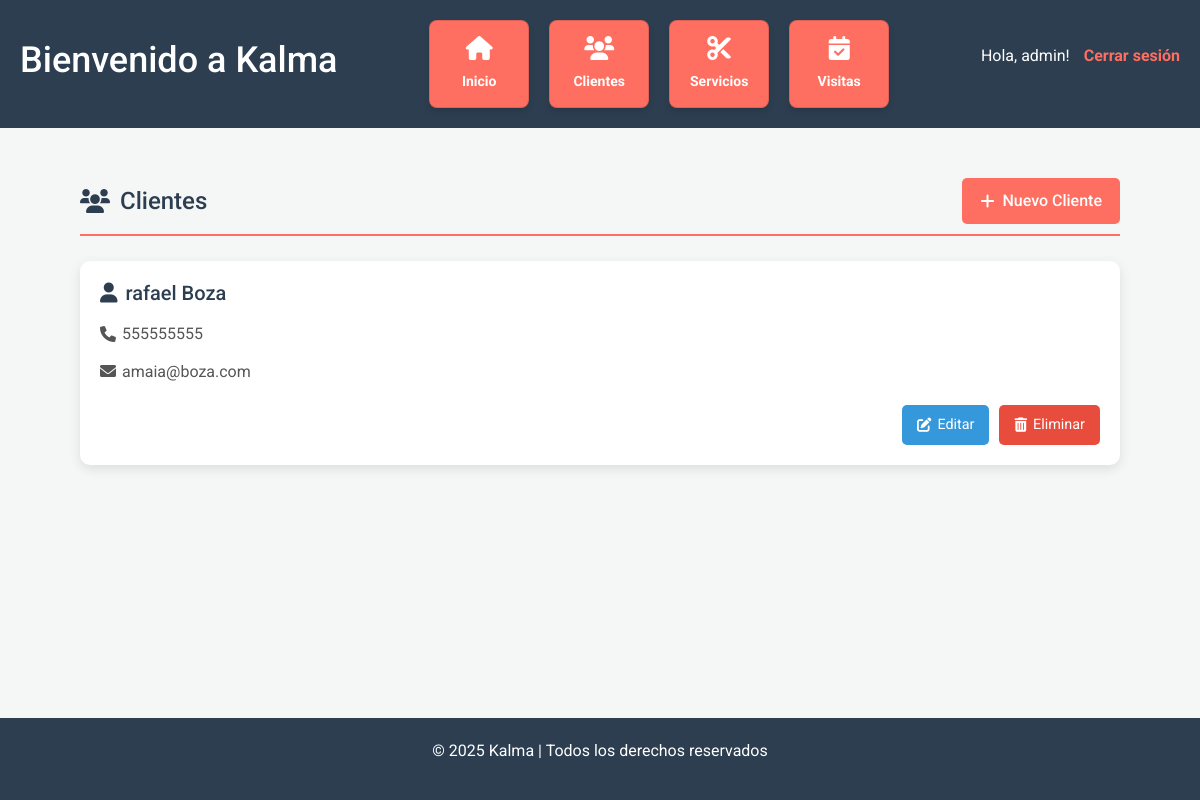
The app's page /clientes/ (signed in) with its own data.
### gestion/models.py (models this page shows, shortened)
class Empresa(models.Model):
    usuario = models.OneToOneField(User, on_delete=models.CASCADE, related_name="empresa")
    nombre = models.CharField(max_length=100)
    direccion = models.TextField(blank=True)
    telefono = models.CharField(max_length=20, blank=True)
    email = models.EmailField(blank=True)

class Cliente(models.Model):
    empresa = models.ForeignKey(Empresa, on_delete=models.CASCADE, related_name="clientes", null=True, blank=True)
    nombre = models.CharField(max_length=100)
    telefono = models.CharField(max_length=20)
    email = models.EmailField(blank=True, null=True)
    fecha_registro = models.DateField(auto_now_add=True)

### gestion/views.py (the view)
# urls.py: path('clientes/', views.clientes, name='clientes'),
@login_required
def clientes(request):
    clientes = Cliente.objects.all()
    return render(request, 'clientes.html', {'clientes': clientes})

### gestion/context_processors.py (called while the page is built)
def user_has_empresa(request):
    return {
        'user_has_empresa': request.user.is_authenticated and Empresa.objects.filter(usuario=request.user).exists()
    }

def empresa(request):
    if request.user.is_authenticated:
        empresa = Empresa.objects.filter(usuario=request.user).first()
    else:
        empresa = None
    return {
        'empresa': empresa
    }

### gestion/templates/clientes.html (shortened to what this page needs)
{% extends 'base.html' %}
{% block content %}
<div class="clientes-container">
    <div class="header-actions">
        <h2><i class="fas fa-users"></i>Clientes</h2>
        <a href="{% url 'nuevo_cliente' %}" class="btn-add">
            <i class="fas fa-plus"></i> Nuevo Cliente
        </a>
    </div>
    {% if clientes %}
    <div class="clientes-grid">
        {% for cliente in clientes %}
        <div class="cliente-card">
            <h3><i class="fas fa-user"></i> {{ cliente.nombre }}</h3>
            <p><i class="fas fa-phone"></i> {{ cliente.telefono|default:"-" }}</p>
            <p><i class="fas fa-envelope"></i> {{ cliente.email|default:"-" }}</p>
            <div class="card-actions">
                <a href="{% url 'editar_cliente' cliente.id %}" class="btn btn-edit">
                    <i class="fas fa-edit"></i> Editar
                </a>
                <a href="{% url 'eliminar_cliente' cliente.id %}" class="btn btn-delete"
                    onclick="return confirm('¿Seguro que deseas eliminar este cliente?');">
                    <i class="fas fa-trash-alt"></i> Eliminar
                </a>
            </div>
        </div>
        {% endfor %}
    </div>
    {% else %}
    <p class="no-clients">No hay clientes registrados</p>
    {% endif %}
</div>
{% endblock %}

### gestion/templates/base.html (shortened to what this page needs)
<!DOCTYPE html>
<html lang="es">
<head>
    <link rel="stylesheet" href="https://cdnjs.cloudflare.com/ajax/libs/font-awesome/6.0.0-beta3/css/all.min.css">
    <link rel="stylesheet" href="https://cdn.jsdelivr.net/npm/bootstrap@4.3.1/dist/css/bootstrap.min.css"
>
</head>
<body>
    <header>
        <h1>Bienvenido a {{empresa.nombre}}</h1>
        {% if request.user.is_authenticated %}
        <div class="nav-links">
            <div class="card">
                <i class="fas fa-home"></i>
                <p><a href="{% url 'index' %}">Inicio</a></p>
            </div>
            <div class="card">
                <i class="fas fa-users"></i>
                <p><a href="{% url 'clientes' %}">Clientes</a></p>
            </div>
            <div class="card">
                <i class="fas fa-cut"></i>
                <p><a href="{% url 'servicios' %}">Servicios</a></p>
            </div>
            <div class="card">
                <i class="fas fa-calendar-check"></i>
                <p><a href="{% url 'visitas' %}">Visitas</a></p>
            </div>
        </div>
        <div class="auth-info">
            <p>Hola, {{ request.user.username }}! <a href="{% url 'logout' %}">Cerrar sesión</a></p>
        </div>
        {% else %}
        <div class="auth-info">
            <p><a href="{% url 'login' %}">Iniciar sesión</a></p>
        </div>
        {% endif %}
    </header>
    <div class="container">
        {% block content %}{% endblock %}
    </div>
    <footer>
        <p>&copy; 2025 {{empresa.nombre}} | Todos los derechos reservados</p>
    </footer>
</body>
</html>

### gestion/templates/base.html (style rules this page uses)
* { margin: 0; padding: 0; box-sizing: border-box; }
html, body { height: 100%; }
body { font-family: 'Roboto', sans-serif; background-color: #f4f7f6; color: #333; line-height: 1.6; margin: 0; display: flex; flex-direction: column; }
header { background-color: #2C3E50; color: white; padding: 20px; display: flex; justify-content: space-between; align-items: center; flex-wrap: wrap; gap: 20px; }
header h1 { font-size: 36px; }
.auth-info { font-size: 16px; }
.auth-info a { color: #FF6F61; text-decoration: none; font-weight: bold; margin-left: 10px; }
.nav-links { display: flex; gap: 20px; flex-wrap: wrap; justify-content: center; }
.card { background-color: #FF6F61; color: white; min-width: 100px; padding: 15px; border-radius: 8px; text-align: center; box-shadow: 0 4px 6px rgba(0, 0, 0, 0.1); transition: transform 0.3s ease, box-shadow 0.3s ease; cursor: pointer; }
.card i { font-size: 24px; margin-bottom: 10px; }
.card p { font-size: 14px; margin: 0; }
.card a { color: white; text-decoration: none; font-weight: bold; display: block; }
.container { flex: 1; padding: 20px; }
footer { background-color: #2C3E50; color: white; text-align: center; padding: 20px; margin-top: auto; }
footer p { font-size: 16px; }

### gestion/templates/clientes.html (style rules this page uses)
.clientes-container { padding: 30px; max-width: 1200px; margin: auto; }
.header-actions { display: flex; justify-content: space-between; align-items: center; margin-bottom: 25px; border-bottom: 2px solid #FF6F61; padding-bottom: 10px; }
.header-actions h2 { margin: 0; color: #2C3E50; font-size: 24px; display: flex; align-items: center; gap: 10px; }
.btn-add { background-color: #FF6F61; color: white; padding: 10px 18px; text-decoration: none; border-radius: 5px; font-weight: 500; display: inline-flex; align-items: center; gap: 8px; transition: background-color 0.3s ease, transform 0.2s ease; }
.clientes-grid { display: grid; grid-template-columns: repeat(auto-fit, minmax(260px, 1fr)); gap: 20px; }
.cliente-card { background: #fff; border-radius: 10px; padding: 20px; box-shadow: 0 4px 12px rgba(0, 0, 0, 0.1); display: flex; flex-direction: column; justify-content: space-between; transition: transform 0.2s ease; }
.cliente-card h3 { margin: 0 0 10px; color: #2C3E50; font-size: 20px; display: flex; align-items: center; gap: 8px; }
.cliente-card p { margin: 6px 0; color: #555; display: flex; align-items: center; gap: 6px; }
.card-actions { display: flex; justify-content: flex-end; gap: 10px; margin-top: 15px; }
.btn { padding: 8px 14px; border-radius: 5px; font-size: 0.9em; text-decoration: none; display: inline-flex; align-items: center; gap: 6px; transition: background-color 0.3s ease; }
.btn-edit { background-color: #3498db; color: white; }
.btn-delete { background-color: #e74c3c; color: white; }

### records on screen
Empresa: nombre "Kalma"
Cliente: nombre "rafael Boza", telefono "555555555", email "amaia@boza.com"

### other values on screen
{{ request.user.username }} "admin"
